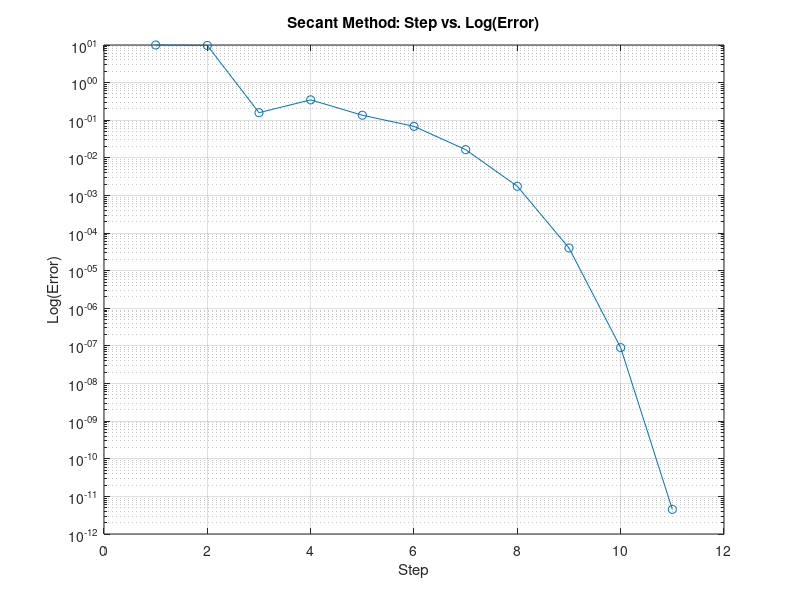

The MATLAB script that drew this image:
% Define the function
f = @(x) x^3-4*x^2+x+6;
% Range
a = 0;
b = 4;

% Maximum number of iterations
max_iter = 100;

% Initialize variables
iter = 0;
error = inf;
errors = [];
tolerance = 1e-10;

fprintf('Step       Value       Error       \n');

% Secant method iteration
while iter < max_iter && error > tolerance
    % Calculate the next approximation
    c = b - f(b) * (b - a) / (f(b) - f(a));

    % Update error
    error = abs(c - b);
    errors = [errors, error];

    % Update variables for next iteration
    a = b;
    b = c;
    iter = iter + 1;

    fprintf('%d       %f        %f\n', iter, c, error);
end

% Display the result
fprintf('The root of the function using Secant method is approximately: %.6f\n', c);

% Plot step vs. error on a logarithmic scale
figure; % Open a new figure window
semilogy(1:iter, errors, '-o'); % Logarithmic plot for error visualization
xlabel('Step');
ylabel('Log(Error)');
title('Secant Method: Step vs. Log(Error)');
grid on;
